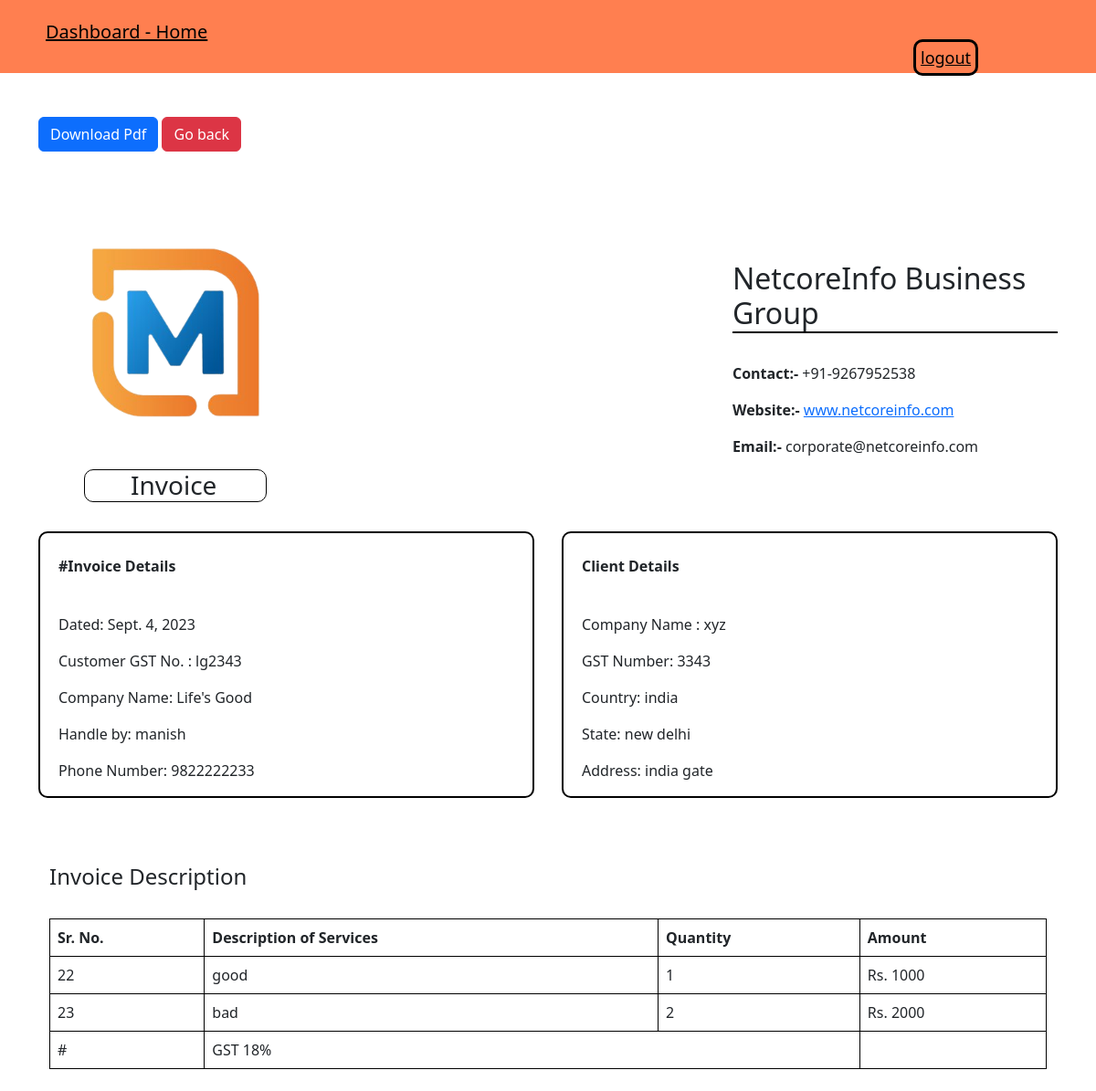
Screenshot of /gst_report/11 (signed in) with the database file from the repository.
### netcores/models.py (models this page shows, shortened)
class Company(models.Model):
    client = models.ForeignKey(
             Client, on_delete=models.CASCADE)
    company_name = models.CharField(max_length=255)
    handle_by = models.CharField(max_length=255)
    email = models.EmailField(max_length=244)
    phone = models.BigIntegerField()
    account_number = models.IntegerField()
    ifsc_code = models.CharField(max_length=250)
    bank_name = models.CharField(max_length=250)
    gst_number = models.CharField(max_length=250)
    created_at = models.DateField(auto_now_add=True)

class Client(models.Model):
    company_name = models.CharField(max_length=250)
    gst_number = models.CharField(max_length=250)
    country = models.CharField(max_length=150)
    state = models.CharField(max_length=150)
    address = models.CharField(max_length=250)
    created_at = models.DateTimeField(auto_now_add=True)

class Services(models.Model):
    client = models.ForeignKey(Client, on_delete=models.CASCADE)
    description = models.CharField(max_length=255)
    quantity = models.IntegerField()
    amount = models.BigIntegerField()
    created_at = models.DateField(auto_now_add=True)

### netcores/views.py (the view)
# urls.py: path('gst_report/<int:pk>' ,views.gst_report, name='gst_report'),
def gst_report(request,pk):
    if request.user.is_authenticated:
        clientData = Client.objects.get(id = pk)
        try:
            companyData = Company.objects.get(client_id = pk)
        except Company.DoesNotExist:
            companyData = {'Key':'val'}
        try :
            servicesData = Services.objects.filter(client_id = pk)
        except Services.DoesNotExist:
            servicesData = {'Key':'val'}
        context = {'clientData':clientData, 'companyData':companyData
                   ,'servicesData':servicesData}
        return render (request,'gst_report.html', context)
    else:
        return HttpResponseRedirect('/')

### template/gst_report.html
{% extends "dashboard.html" %}
{% load static %}
{% block body %}
<div class="container my-4 ">
    <div class="upper">
        <br>
        <button class="btn btn-primary" >Download Pdf</button>
        <a class="btn btn-danger" href="{% url 'invoice_report' %}">Go back</a>
    </div>
    <br>
    <br>
    <div class="row">
        <div class="col sm-5 ">
            <img src="{% static 'img/logo.png' %}" alt="" style="width:300px; height:300px;">
            <h3>Invoice</h3>
        </div>
        <div class="col sm-2 "></div>
        <div class="col sm-5 ">
            <br>
            <br>
            <br>
            <h2 style="border-bottom: 2px solid black;" >NetcoreInfo Business Group</h2>
            <br>
            <p><b>Contact:- </b> +91-9267952538 </p>
            <p><b>Website:- </b><a href="https://www.netcoreinfo.com">www.netcoreinfo.com</a></p>
            <p><b>Email:- </b> corporate@netcoreinfo.com </p>
        </div>
    </div>
    <br>
    <div class="container">
        <div class="row">
            <div class="col sm-2 " style="border: 2px solid black; border-radius:10px; padding-left:20px; margin-right: 30px;">
                <br>
                <p><b>#Invoice Details </b></p>
                <br>
                <p>Dated:  {{companyData.created_at}}</p>
                <p>Customer GST No. :  {{companyData.gst_number}} </p>
                <p>Company Name: {{companyData.company_name}} </p>
                <p>Handle by: {{companyData.handle_by}} </p>
                <p>Phone Number: {{companyData.phone}} </p>
            </div>
            <div class="col sm-5 " style="border: 2px solid black; border-radius:10px; padding-left:20px; ">
                <br>
                <p><b>Client Details </b></p>
                <br>
                <p>Company Name : {{clientData.company_name}}</p>
                <p>GST Number: {{clientData.gst_number}} </p>
                <p>Country: {{clientData.country}} </p>
                <p>State: {{clientData.state}} </p>
                <p>Address: {{clientData.address}} </p>
            </div>
        </div>
    </div>
    <br>
    <br>
    <br>
    <div class="container">
        <h4>Invoice Description</h4>
        {% if not servicesData %}
            <h5 class="text-center mt-4"><span class="rounded bg-danger px-2 py-1 text-white" >Service Details not available. Please insert details first to get data.
        {% else %}
            <table class="table" style="border: solid 1px black;">
                <br>
                <thead >
                    <tr>
                        <th scope="col" style="border: solid 1px black;" >Sr. No.</th>
                        <th scope="col" style="border: solid 1px black;" >Description of Services</th>
                        <th scope="col" style="border: solid 1px black;" >Quantity</th>
                        <th scope="col" style="border: solid 1px black;" >Amount</th>
                    </tr>
                </thead>
                <tbody>
                    {% for obj in servicesData %}
                    <tr>
                        <td style="border: solid 1px black;" >{{obj.id}}</td>
                        <td style="border: solid 1px black;" >{{obj.description}}</td>
                        <td style="border: solid 1px black;" >{{obj.quantity}}</td>
                        <td style="border: solid 1px black;" >Rs. {{obj.amount}} </td>
                    </tr>
                    {% endfor %}
                    <tr>
                        <td style="border: solid 1px black;" >#</td>
                        <td>GST 18%</td>
                        <td style="border-right: solid 1px black;" ></td>
                    </tr>
                </tbody>
            </table>
        {% endif %}
    </div>
</div>
{% endblock body %}

### template/dashboard.html (shortened to what this page needs)
{% load static %}
<!DOCTYPE html>
<html lang="en">
<head>
    <link rel="stylesheet" href="{% static 'css/bootstrap.css' %}">
    <link rel="stylesheet" href="{% static 'css/dashboard.css' %}">
    <link rel="stylesheet" href="{% static 'css/gst_report.css' %}">
</head>
<body>
<header>
    <div class="contain" >
      <a href="{% url 'dashboard' %}" class="dash">Dashboard - Home</a>
      <a href="{% url 'logout' %}"  class="log">logout</a>
    </div>
</header>
    {% block body %}{% endblock body %}
</body>
</html>

### static/css/dashboard.css (style rules this page uses)
header { background-color: coral; height: 80px; }
.contain { padding-top: 20px; color: white; }
.dash { color: rgb(0, 0, 0); font-size: 20px; margin-left: 50px; }
.log { padding: 5px; background-color: transparent; font-size: 18px; margin-left: 1000px; color: rgb(0, 0, 0); border: solid black; border-radius: 10px; }

### static/css/gst_report.css (style rules this page uses)
.col h3 { border: solid 1px black; border-radius: 10px; padding-left: 50px; margin-left: 50px; width: 200px; }

### rows the page displays
Company: created_at "Sept. 4, 2023", gst_number "lg2343", company_name "Life's Good", handle_by "manish", phone "9822222233"
Client: company_name "xyz", gst_number "3343", country "india", state "new delhi", address "india gate"
Services: id "22", description "good", quantity "1", amount "1000"
Services: id "23", description "bad", quantity "2", amount "2000"
